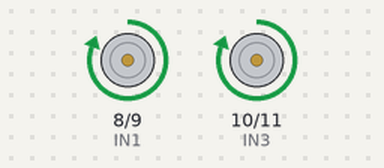
The sketch below on a simulated Arduino Uno, built with avr-gcc and run on an emulated ATmega328P. Shown: motor-driver pin pairs drawn as motors (green arrow = first pin HIGH = forward, orange = second pin HIGH = backward, longer = more drive).

Above: at 1.0 s.
At 4.0 s:
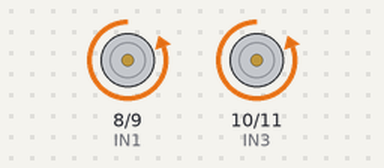
At 6.5 s:
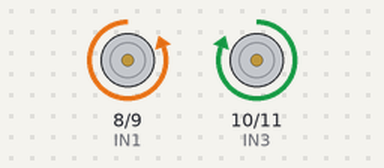
At 10.0 s:
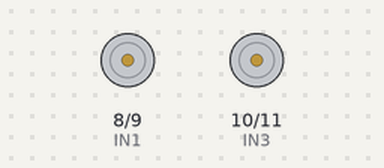
Timing chart, 0 to 14.3 s (numbered marks = the images above):
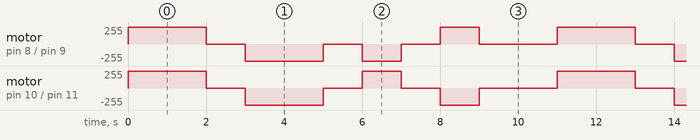

The sketch:

Motor_Movement.ino
```cpp
const int IN1 = 8;
const int IN2 = 9;
const int IN3 = 10;
const int IN4 = 11;

void setup() {
  pinMode(IN1, OUTPUT);
  pinMode(IN2, OUTPUT);
  pinMode(IN3, OUTPUT);
  pinMode(IN4, OUTPUT);
}

void loop() {

  forward();
  delay(2000);

  stopMotor();
  delay(1000);

  reverse();
  delay(2000);

  stopMotor();
  delay(1000);

  left();
  delay(1000);

  stopMotor();
  delay(1000);

  right();
  delay(1000);

  stopMotor();
  delay(2000);
}

// Forward
void forward() {
  digitalWrite(IN1, HIGH);
  digitalWrite(IN2, LOW);
  digitalWrite(IN3, HIGH);
  digitalWrite(IN4, LOW);
}

// Reverse
void reverse() {
  digitalWrite(IN1, LOW);
  digitalWrite(IN2, HIGH);
  digitalWrite(IN3, LOW);
  digitalWrite(IN4, HIGH);
}

// Left turn
void left() {
  digitalWrite(IN1, LOW);
  digitalWrite(IN2, HIGH);
  digitalWrite(IN3, HIGH);
  digitalWrite(IN4, LOW);
}

// Right turn
void right() {
  digitalWrite(IN1, HIGH);
  digitalWrite(IN2, LOW);
  digitalWrite(IN3, LOW);
  digitalWrite(IN4, HIGH);
}

// Stop
void stopMotor() {
  digitalWrite(IN1, LOW);
  digitalWrite(IN2, LOW);
  digitalWrite(IN3, LOW);
  digitalWrite(IN4, LOW);
}
```

Measured:
- by itself, motor on pin 8 (IN1) / pin 9 (IN2): repeats every 11.0 s: stopped 1.0 s, backward 255/255 2.0 s, stopped 1.0 s, backward 255/255 1.0 s, stopped 1.0 s, forward 255/255 1.0 s, stopped 2.0 s, forward 255/255 2.0 s
- by itself, motor on pin 10 (IN3) / pin 11 (IN4): repeats every 11.0 s: stopped 1.0 s, backward 255/255 2.0 s, stopped 1.0 s, forward 255/255 1.0 s, stopped 1.0 s, backward 255/255 1.0 s, stopped 2.0 s, forward 255/255 2.0 s
